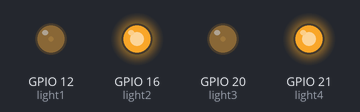
The program below on a simulated Raspberry Pi (BCM pin numbers). Shown: output pins drawn as LEDs (lit = HIGH).

Above: at 18.05 s.
At 18.45 s:
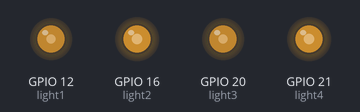
At 18.7 s:
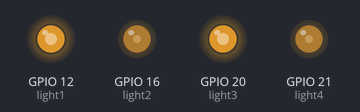
At 19.4 s:
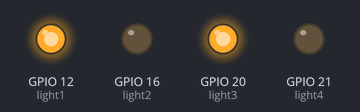
At 20.75 s:
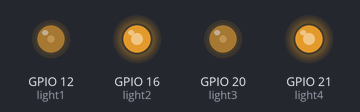
Timing chart, 0 to 23.2 s (numbered marks = the images above):
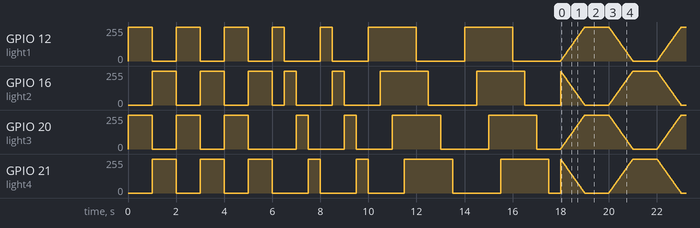

The program:

led_presentation.py
```python
import RPi.GPIO as GPIO
from time import *


def GPIOPreparation():
    GPIO.setmode(GPIO.BCM)
    GPIO.setwarnings(False)
    GPIO.setup(12, GPIO.OUT)
    GPIO.output(12, 0)
    GPIO.setup(16, GPIO.OUT)
    GPIO.output(16, 0)
    GPIO.setup(20, GPIO.OUT)
    GPIO.output(20, 0)
    GPIO.setup(21, GPIO.OUT)
    GPIO.output(21, 0)


if __name__ == '__main__':
    GPIOPreparation()

    for i in range(3):
        GPIO.output(12, 1)
        GPIO.output(16, 0)
        GPIO.output(20, 1)
        GPIO.output(21, 0)
        sleep(1)
        GPIO.output(12, 0)
        GPIO.output(16, 1)
        GPIO.output(20, 0)
        GPIO.output(21, 1)
        sleep(1)

    GPIO.output(12, 0)
    GPIO.output(16, 0)
    GPIO.output(20, 0)
    GPIO.output(21, 0)

    for i in range(2):
        GPIO.output(12, 1)
        sleep(0.5)
        GPIO.output(12, 0)
        GPIO.output(16, 1)
        sleep(0.5)
        GPIO.output(16, 0)
        GPIO.output(20, 1)
        sleep(0.5)
        GPIO.output(20, 0)
        GPIO.output(21, 1)
        sleep(0.5)
        GPIO.output(21, 0)

    for i in range(2):
        GPIO.output(12, 1)
        sleep(0.5)
        GPIO.output(16, 1)
        sleep(0.5)
        GPIO.output(20, 1)
        sleep(0.5)
        GPIO.output(21, 1)
        sleep(0.5)
        GPIO.output(12, 0)
        sleep(0.5)
        GPIO.output(16, 0)
        sleep(0.5)
        GPIO.output(20, 0)
        sleep(0.5)
        GPIO.output(21, 0)
        sleep(0.5)

    light1 = GPIO.PWM(12, 50)
    light2 = GPIO.PWM(16, 50)
    light3 = GPIO.PWM(20, 50)
    light4 = GPIO.PWM(21, 50)
    power = 0
    light1.start(power)
    light2.start(power)
    light3.start(power)
    light4.start(power)
    oddUp = True
    step = 1
    while True:
        if oddUp:
            power += step
            if power > 100:
                oddUp = False
                power -= step * 2
                sleep(1)
        else:
            power -= step
            if power < 0:
                oddUp = True
                power += step * 2
                sleep(1)
        light1.ChangeDutyCycle(power)
        light2.ChangeDutyCycle(100 - power)
        light3.ChangeDutyCycle(power)
        light4.ChangeDutyCycle(100 - power)
        sleep(0.01)
```

Measured:
- by itself, GPIO 12 (light1): 255/255 → 0/255 at 1.0 s, → 255/255 1.0 s later, → 0/255 1.0 s later, → 255/255 1.0 s later, … (1113 changes in this stretch)
- by itself, GPIO 16 (light2): 255/255 → 0/255 at 2.0 s, → 255/255 1.0 s later, → 0/255 1.0 s later, → 255/255 1.0 s later, … (1113 changes in this stretch)
